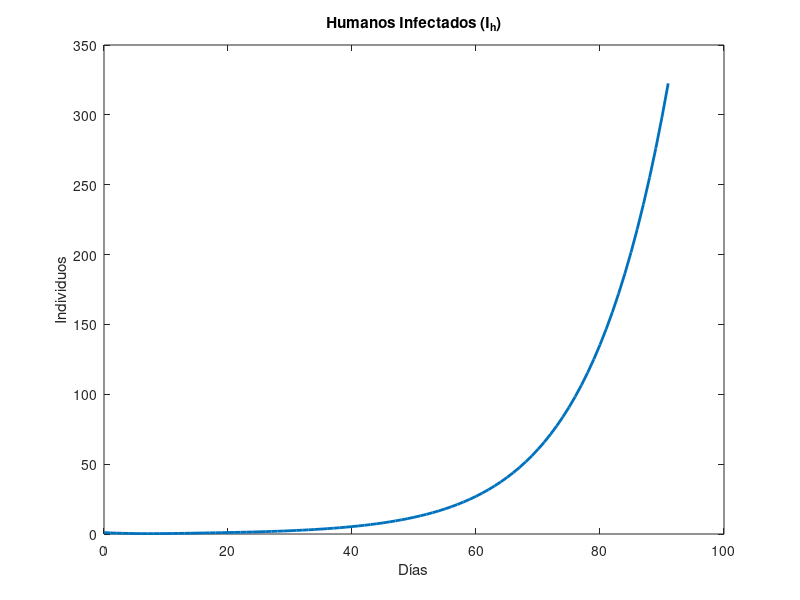
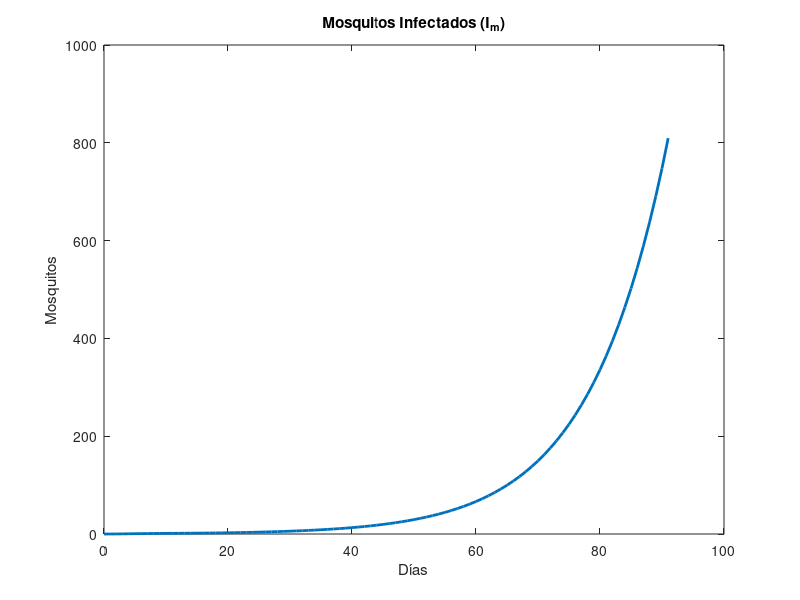
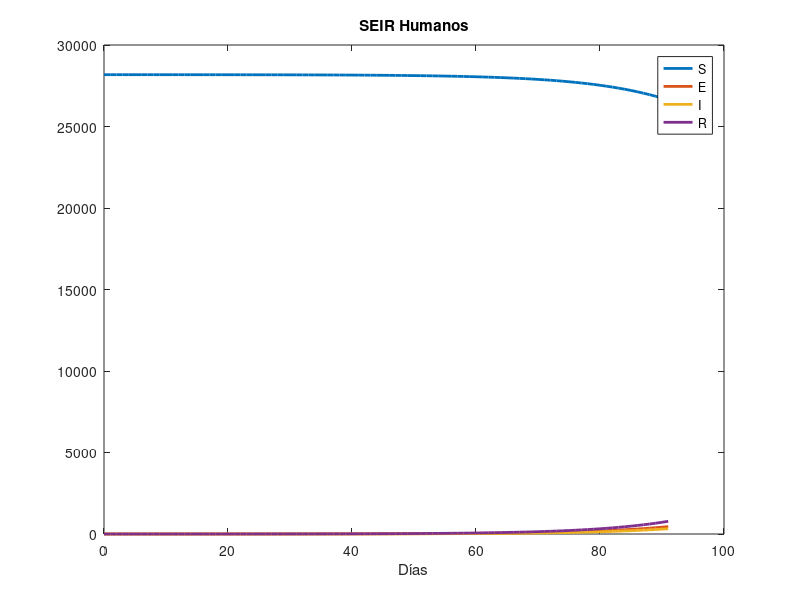

Reproduce these figures in MATLAB, in order.
clearvars; close all; rng(42);
%% PARAMETROS
T_max = 91;                 % días
Nh = 28180;                 % población humana
Nm0 = Nh * 5;               % 10 mosquitos por humano

init_Ih = 1;                 % humanos infectados iniciales

a = 0.30;                    % tasa de picadura
beta_hm = 0.55;              % humano -> mosquito
beta_mh = 0.55;              % mosquito -> humano

T_inc_h = 5;
T_inf_h = 5;
T_inc_m = 8;

sigma_h = 1/T_inc_h;
eta_h   = 1/T_inf_h;
sigma_m = 1/T_inc_m;

mu_m = 1/15;                 % mortalidad mosquito


%% ESTADOS INICIALES (deterministas)
Sh = Nh - init_Ih;
Eh = 0;
Ih = init_Ih;
Rh = 0;

Sm = Nm0;
Em = 0;
Im = 0;

%% REGISTROS
Sh_t = zeros(1,T_max+1);
Eh_t = zeros(1,T_max+1);
Ih_t = zeros(1,T_max+1);
Rh_t = zeros(1,T_max+1);

Sm_t = zeros(1,T_max+1);
Em_t = zeros(1,T_max+1);
Im_t = zeros(1,T_max+1);

% guardar estado inicial
Sh_t(1)=Sh; Eh_t(1)=Eh; Ih_t(1)=Ih; Rh_t(1)=Rh;
Sm_t(1)=Sm; Em_t(1)=Em; Im_t(1)=Im;

%% SIMULACIÓN (Euler)
dt = 1;   % paso 1 día

for t = 1:T_max

    N_m = Sm + Em + Im;

    %% Fuerzas de infección
    lambda_h = a * beta_mh * (Im/Nh);   % mosquitos -> humanos
    lambda_m = a * beta_hm * (Ih/Nh);   % humanos -> mosquitos

    %% HUMANOS SEIR
    dSh = -lambda_h * Sh;
    dEh =  lambda_h * Sh - sigma_h * Eh;
    dIh =  sigma_h * Eh - eta_h * Ih;
    dRh =  eta_h * Ih;

    %% MOSQUITOS SEI
    births = mu_m * N_m;   % reposición para mantener población estable

    dSm = births - lambda_m * Sm - mu_m * Sm;
    dEm = lambda_m * Sm - sigma_m * Em - mu_m * Em;
    dIm = sigma_m * Em - mu_m * Im;

    %% ACTUALIZAR
    Sh = Sh + dSh*dt;
    Eh = Eh + dEh*dt;
    Ih = Ih + dIh*dt;
    Rh = Rh + dRh*dt;

    Sm = Sm + dSm*dt;
    Em = Em + dEm*dt;
    Im = Im + dIm*dt;

    %% GUARDAR
    Sh_t(t+1)=Sh; Eh_t(t+1)=Eh; Ih_t(t+1)=Ih; Rh_t(t+1)=Rh;
    Sm_t(t+1)=Sm; Em_t(t+1)=Em; Im_t(t+1)=Im;

end

%% GRAFIICAS
times = 0:T_max;

figure; plot(times,Ih_t,'LineWidth',2);
title("Humanos Infectados (I_h)"); xlabel("Días"); ylabel("Individuos");

figure; plot(times,Im_t,'LineWidth',2);
title("Mosquitos Infectados (I_m)"); xlabel("Días"); ylabel("Mosquitos");

figure;
plot(times,Sh_t,'LineWidth',2); hold on;
plot(times,Eh_t,'LineWidth',2);
plot(times,Ih_t,'LineWidth',2);
plot(times,Rh_t,'LineWidth',2);
legend("S","E","I","R");
title("SEIR Humanos"); xlabel("Días");